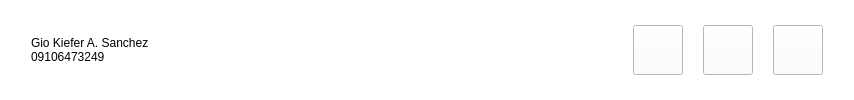
<?xml version="1.0" encoding="UTF-8"?>
<ui version="4.0">
 <class>Form</class>
 <widget class="QWidget" name="Form">
  <property name="geometry">
   <rect>
    <x>0</x>
    <y>0</y>
    <width>854</width>
    <height>100</height>
   </rect>
  </property>
  <property name="minimumSize">
   <size>
    <width>0</width>
    <height>100</height>
   </size>
  </property>
  <property name="maximumSize">
   <size>
    <width>16777215</width>
    <height>100</height>
   </size>
  </property>
  <property name="windowTitle">
   <string>Form</string>
  </property>
  <property name="styleSheet">
   <string notr="true">background-color: rgb(255, 255, 255);</string>
  </property>
  <layout class="QGridLayout" name="gridLayout">
   <item row="0" column="0">
    <layout class="QHBoxLayout" name="horizontalLayout">
     <property name="spacing">
      <number>20</number>
     </property>
     <property name="leftMargin">
      <number>20</number>
     </property>
     <property name="rightMargin">
      <number>20</number>
     </property>
     <item>
      <layout class="QVBoxLayout" name="verticalLayout">
       <property name="spacing">
        <number>0</number>
       </property>
       <property name="leftMargin">
        <number>0</number>
       </property>
       <item>
        <spacer name="verticalSpacer">
         <property name="orientation">
          <enum>Qt::Vertical</enum>
         </property>
         <property name="sizeHint" stdset="0">
          <size>
           <width>20</width>
           <height>40</height>
          </size>
         </property>
        </spacer>
       </item>
       <item>
        <widget class="QLabel" name="name">
         <property name="styleSheet">
          <string notr="true">font: 14pt &quot;Gotham&quot;;</string>
         </property>
         <property name="text">
          <string>Gio Kiefer A. Sanchez</string>
         </property>
        </widget>
       </item>
       <item>
        <widget class="QLabel" name="contactinfo">
         <property name="styleSheet">
          <string notr="true">font: 12pt &quot;SF Pro Display&quot;;
</string>
         </property>
         <property name="text">
          <string>09106473249</string>
         </property>
        </widget>
       </item>
       <item>
        <spacer name="verticalSpacer_2">
         <property name="orientation">
          <enum>Qt::Vertical</enum>
         </property>
         <property name="sizeHint" stdset="0">
          <size>
           <width>20</width>
           <height>40</height>
          </size>
         </property>
        </spacer>
       </item>
      </layout>
     </item>
     <item>
      <widget class="QPushButton" name="event">
       <property name="maximumSize">
        <size>
         <width>50</width>
         <height>50</height>
        </size>
       </property>
       <property name="text">
        <string/>
       </property>
       <property name="icon">
        <iconset>
         <normaloff>../src/event_off.png</normaloff>../src/event_off.png</iconset>
       </property>
       <property name="iconSize">
        <size>
         <width>50</width>
         <height>50</height>
        </size>
       </property>
      </widget>
     </item>
     <item>
      <widget class="QPushButton" name="award">
       <property name="maximumSize">
        <size>
         <width>50</width>
         <height>50</height>
        </size>
       </property>
       <property name="text">
        <string/>
       </property>
       <property name="icon">
        <iconset>
         <normaloff>../src/award_off.png</normaloff>../src/award_off.png</iconset>
       </property>
       <property name="iconSize">
        <size>
         <width>50</width>
         <height>50</height>
        </size>
       </property>
      </widget>
     </item>
     <item>
      <widget class="QPushButton" name="moreinfo">
       <property name="maximumSize">
        <size>
         <width>50</width>
         <height>50</height>
        </size>
       </property>
       <property name="text">
        <string/>
       </property>
       <property name="icon">
        <iconset>
         <normaloff>../src/info_off.png</normaloff>../src/info_off.png</iconset>
       </property>
       <property name="iconSize">
        <size>
         <width>50</width>
         <height>50</height>
        </size>
       </property>
      </widget>
     </item>
    </layout>
   </item>
  </layout>
 </widget>
 <resources/>
 <connections/>
</ui>
